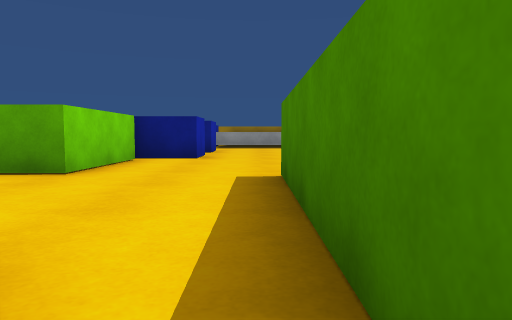
view 1 (above)

20 first-person views from a walk through a Unity game level. The camera is 0.53 m above the floor, tilts 4° down and sees 70° across. The floor is counted in squares, 1 m on a side. Each view is taken from the middle of a square. On the plan, view 1 faces up. The plan holds only what a view shows up to about 9 squares ahead; the rest is blank. The place goes on beyond the plan. The player is left out. Surface patterns are stand-ins for the level's own textures.

view 2
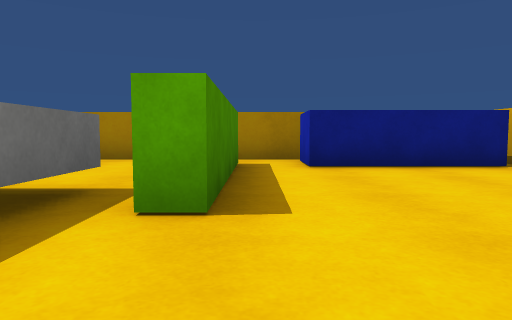

view 3
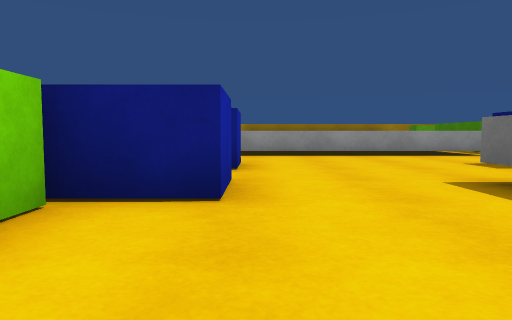

view 4
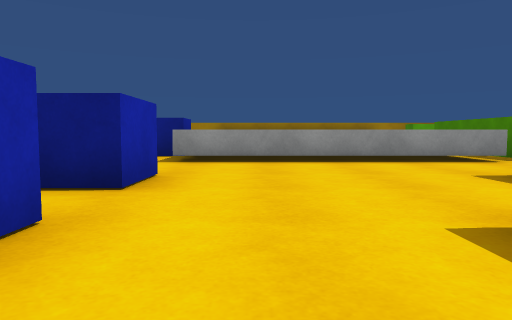

view 5
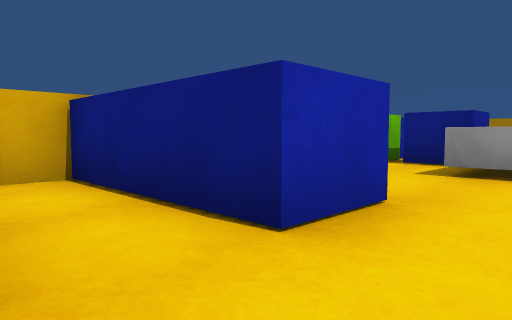

view 6
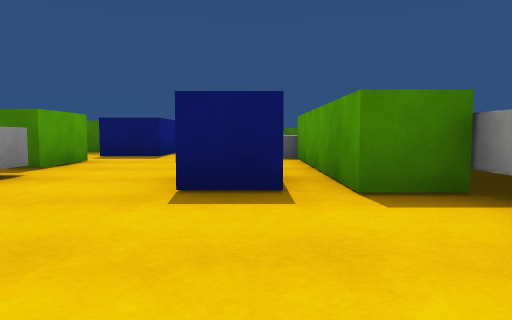

view 7
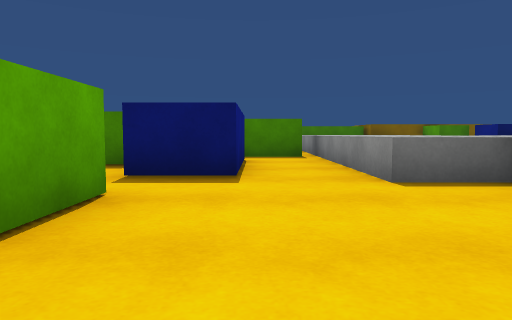

view 8
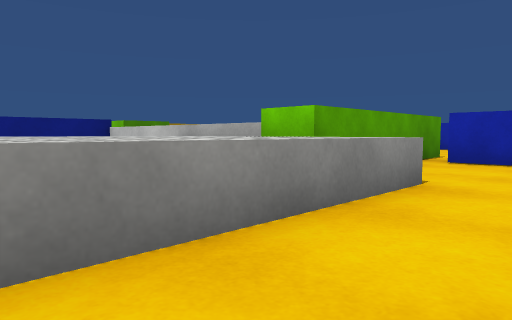

view 9
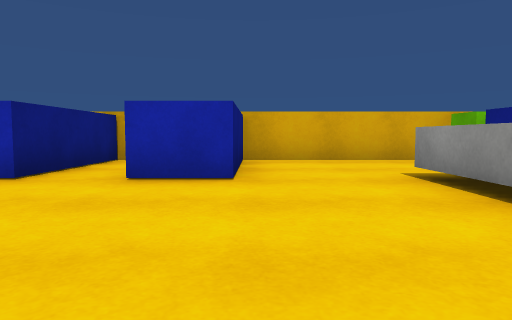

view 10
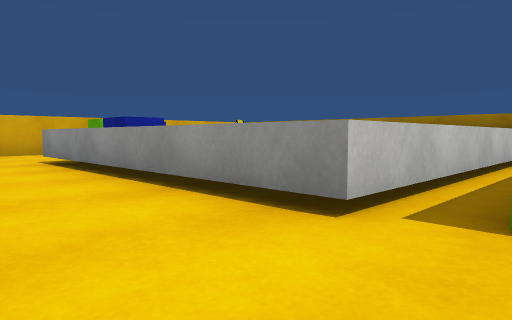

view 11
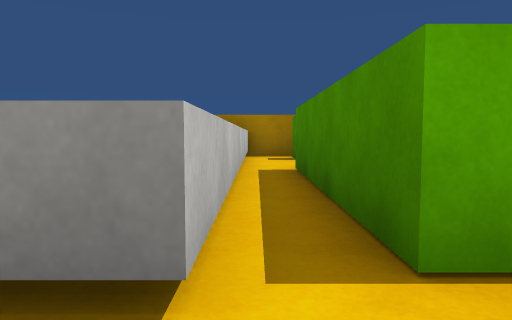

view 12
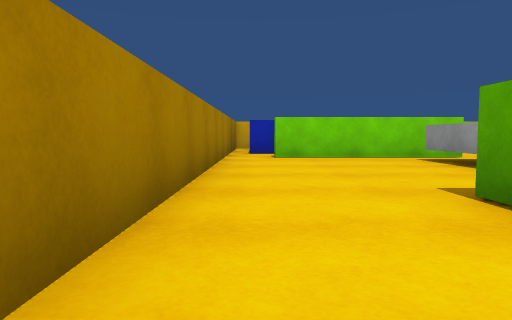

view 13
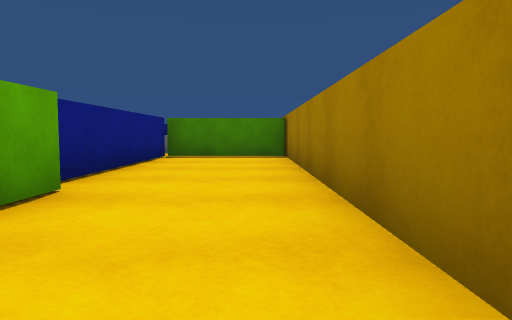

view 14
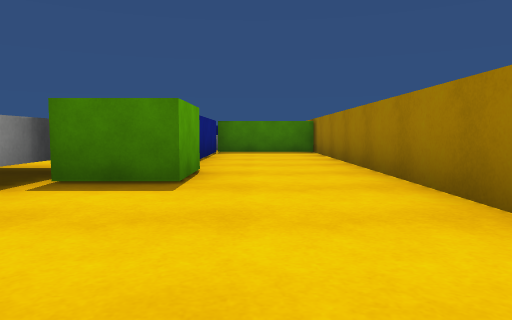

view 15
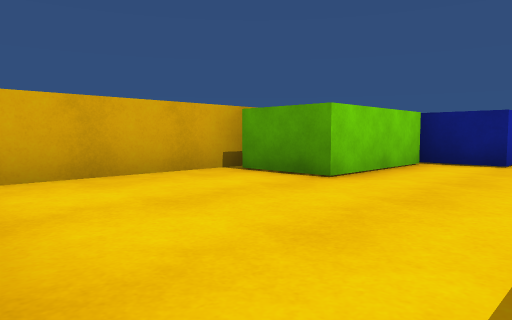

view 16
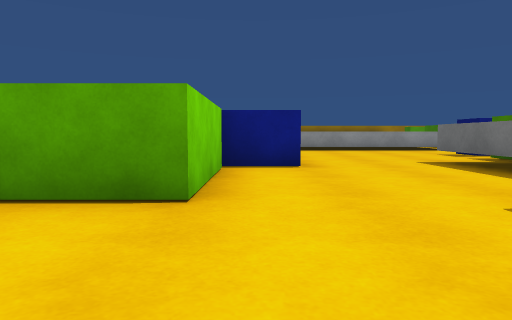

view 17
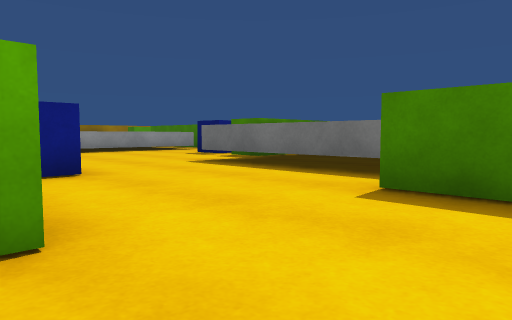

view 18
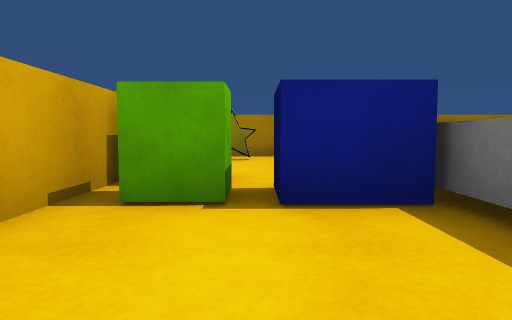

view 19
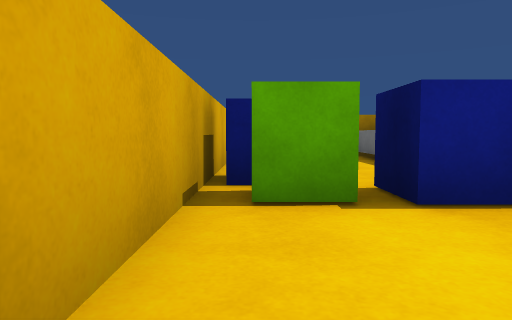

view 20
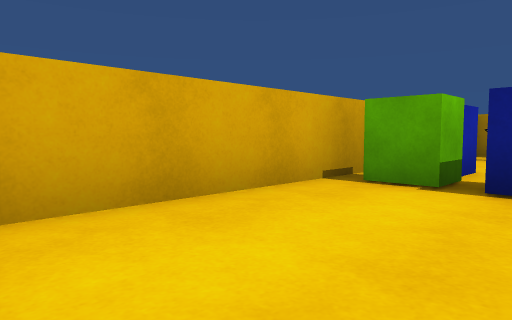

### Floor plan
Key: @ floor where view 1 was taken; # wall or solid block; . floor; ^ raised ledge; B blue block; C blue cube; G green block; S star.
Columns run from 5 left of view 1 to 13 right of it. Each row starts with its distance up from view 1.
 22  ####   ####
 21  SS.^     ^#
 20 #...      ^.
 19 #...      ^.
 18 #C..      ^#
 17 #CCB      ^#
 16 #GGB      ^#    #
 15 #...^     ^##...#
 14 #...^^^^^^#...# #
 13 #.............###.#
 12 #.................#
 11 ####.....BB..^^^^^^
 10 #.......#^^^^^^^^
  9 ####...^^    ^ ^^
  8   ##...^     ^^ ^
  7   #....^     ^^^
  6   #....^     ^
  5 ###....^     ^
  4 #.....#^^  ^ ^
  3 #.....#....GG ##
  2 #.....#....GG######
  1 #####.#...........#
  0     #@............#
 -1     ###############

Where each view was taken, in squares from view 1:
view 1: 0 up, 0 right, facing up
view 2: 7 up, 0 right, facing down
view 3: 5 up, 1 left, facing up
view 4: 7 up, 0 right, facing up
view 5: 9 up, 0 right, facing up-left
view 6: 11 up, 0 right, facing right
view 7: 13 up, 4 right, facing right
view 8: 13 up, 12 right, facing down-left
view 9: 12 up, 3 right, facing left
view 10: 12 up, 6 right, facing up-left
view 11: 13 up, 5 right, facing up
view 12: 0 up, 9 right, facing left
view 13: 0 up, 4 right, facing right
view 14: 1 up, 2 right, facing right
view 15: 1 up, 0 right, facing up-left
view 16: 2 up, 2 left, facing up
view 17: 3 up, 3 left, facing up-right
view 18: 13 up, 3 left, facing up
view 19: 13 up, 4 left, facing up
view 20: 12 up, 2 left, facing up-left
